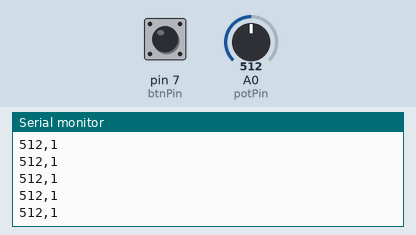
This sketch was run on a simulated Arduino Uno, built with avr-gcc and run on an emulated ATmega328P. On the bench: the last lines printed to the serial monitor. Inputs (shaded band) come from the test bench; at power-on: A0 (potPin) = 512, pin 7 (btnPin) HIGH.

Above: at 7.3 s.
7.4 s: A0 (potPin) set to 1011
At 7.9 s:
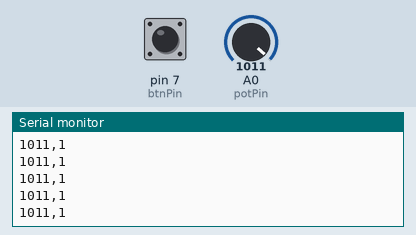
10.4 s: A0 (potPin) set to 981
At 11.2 s:
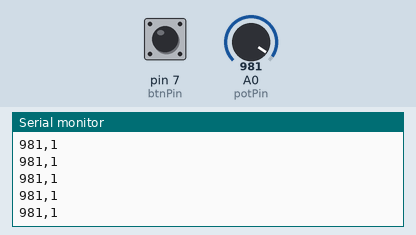
Timing chart, 0 to 13.4 s (numbered marks = the images above; inputs shaded):
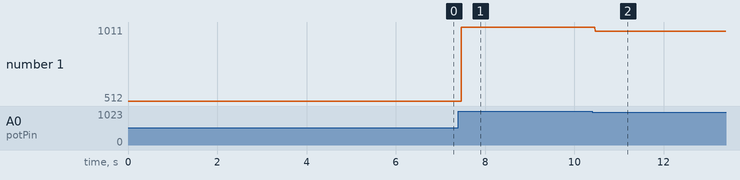

The sketch:

potentiometer.ino
```cpp
#include <ResponsiveAnalogRead.h>

const int potPin = A0;
const int btnPin = 7;

int prevVal = 0;
int currVal = 0;

int btn = 0;

ResponsiveAnalogRead pot = ResponsiveAnalogRead(potPin, true);

void setup() {
  // put your setup code here, to run once:
  Serial.begin(9600);
      Serial.setTimeout(1);
  pinMode(potPin, INPUT);
  pinMode(btnPin, INPUT_PULLUP);

}

void loop() {
  // put your main code here, to run repeatedly:
    pot.update();
  currVal = pot.getValue();
  btn = digitalRead(btnPin);

  if (currVal != prevVal){
    prevVal = currVal;
    delay(3);
  }

  Serial.print(currVal); Serial.print(","); Serial.println(btn);

}
```

Measured:
- after the input at 7.4 s, the serial monitor: prints a new line after 0.07 s (image 1)
- after the input at 10.4 s, the serial monitor: prints a new line after 0.07 s (image 2)
- plotted number 1: 512 → 1011 after the input at 7.4 s, 1011 → 981 after the input at 10.4 s
